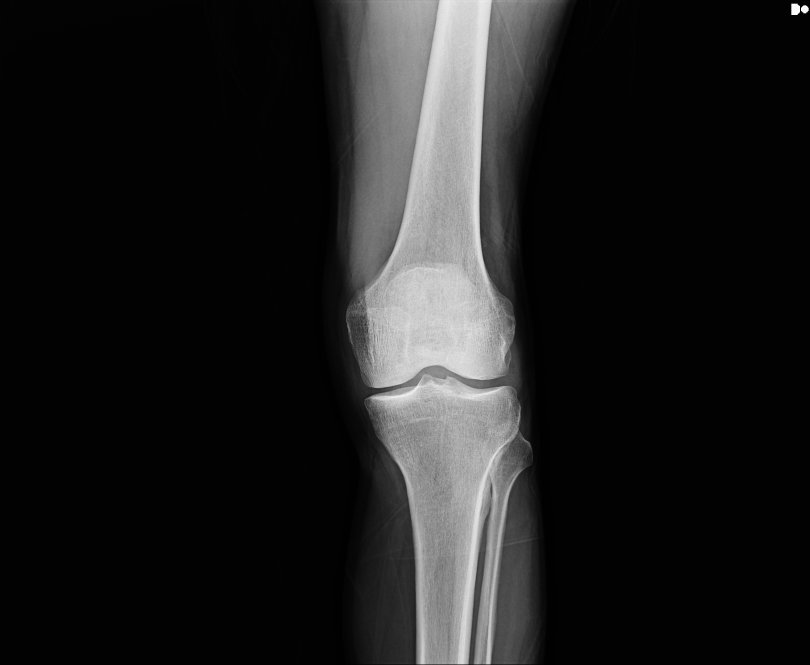
#> input picture OS Collected Data/normal/299n.jpg, 2430 x 1994 px (shown at 1/3 size)
$ python -i feature_extraction.py   (imports and definitions only)   (older library calls are emulated)
#> lines starting #> are read from the running program, lines starting #| are printed output that depends on the picture; after the words box and inside, x2 and y2 are one past the last pixel; in counts of white or black regions, pixels touching at a corner belong together
import cv2
import numpy as np
from skimage.feature import hog, graycomatrix, graycoprops
from skimage import data, exposure
from sklearn.decomposition import PCA
from sklearn.preprocessing import StandardScaler
import os
from tqdm import tqdm
import matplotlib.pyplot as plt

# Handle optional dependencies
try:
    from tensorflow.keras.applications import VGG16
    from tensorflow.keras.preprocessing import image
    from tensorflow.keras.applications.vgg16 import preprocess_input
    TENSORFLOW_AVAILABLE = True
except ImportError:
    TENSORFLOW_AVAILABLE = False
    print("Warning: TensorFlow not available. VGG16 features will not be available.")

# ============================================================================
# STANDALONE FUNCTIONS FOR EASY IMPORT
# ============================================================================


# جديد لغرض القص
def preprocess_knee(img_path, image_size=(224, 224)):
    """
    Preprocess knee X-ray image: Auto-crop to knee region -> Enhance -> Resize.
    """
#> called with img_path = 'OS Collected Data/normal/299n.jpg', image_size = (224, 224)
    # 1. قراءة الصورة كملونة (ضروري لتحويل الألوان لاحقاً)
    img = cv2.imread(img_path, cv2.IMREAD_COLOR)
#> img is the input picture: shape (1994, 2430, 3); min 0, max 255, mean 29.8
    if img is None:
        raise ValueError(f"Could not read image: {img_path}")

    # ==========================================
    # 2. منطق القص التلقائي (Auto-Cropping Logic)
    # ==========================================

    # تحويل للرمادي للكشف
    gray = cv2.cvtColor(img, cv2.COLOR_BGR2GRAY)
    # تنعيم خفيف لتقليل الضجيج
    blurred = cv2.GaussianBlur(gray, (5, 5), 0)

    # استخدام Thresholding (Otsu) لفصل العظام (البيضاء) عن الخلفية (السوداء)
    _, thresh = cv2.threshold(blurred, 0, 255, cv2.THRESH_BINARY + cv2.THRESH_OTSU)
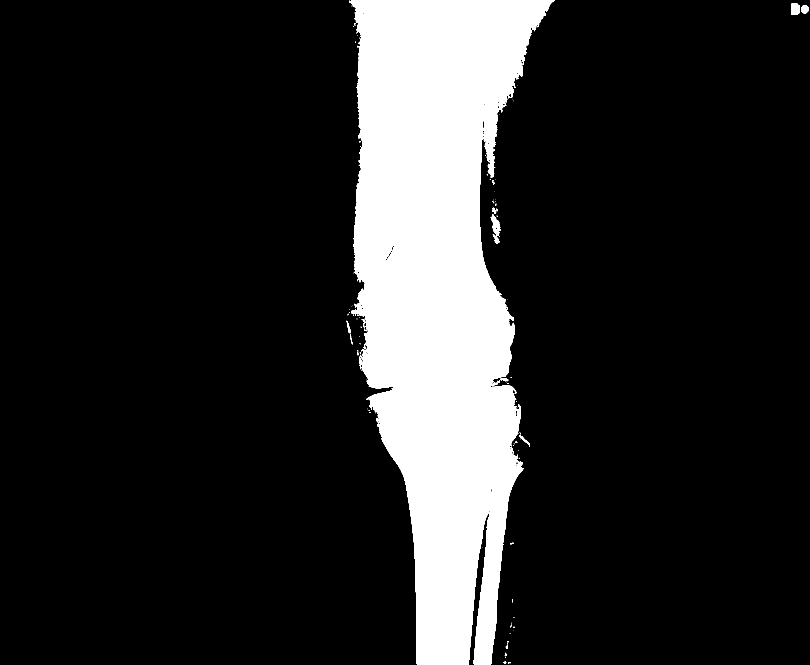
#> thresh: shape (1994, 2430) (shown at 1/3 size); 15.5% white; 106 white regions (87 under 20 px), largest, box (x1, y1, x2, y2) and area: (1047, 0, 1664, 1994) 749007, (1472, 643, 1502, 732) 1196, (2374, 11, 2400, 45) 823

    # ربط المناطق المتقاربة (Morphological Closing)
    kernel = cv2.getStructuringElement(cv2.MORPH_RECT, (5, 5))
    closed = cv2.morphologyEx(thresh, cv2.MORPH_CLOSE, kernel, iterations=3)
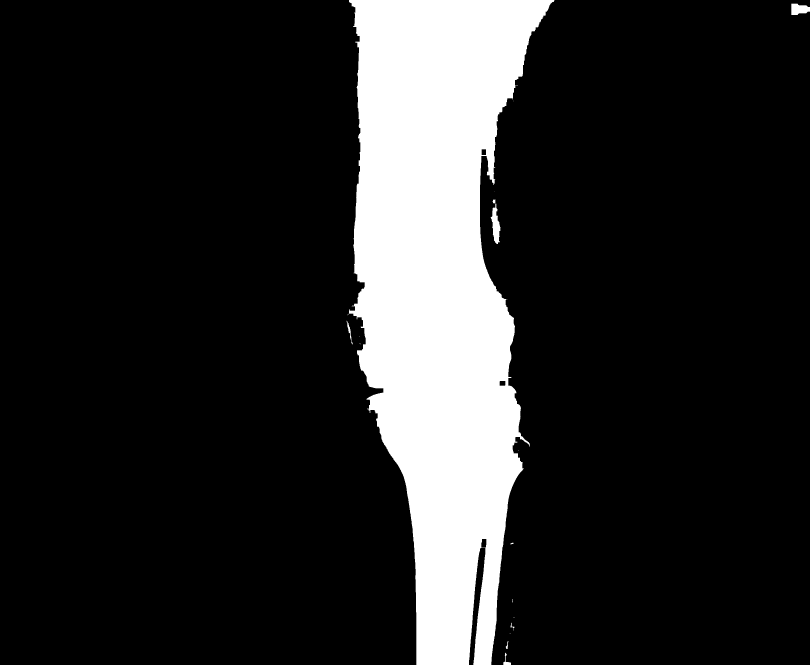
#> closed: shape (1994, 2430) (shown at 1/3 size); 15.7% white; 18 white regions (9 under 20 px)

    # إيجاد الكفافات (Contours)
    contours, _ = cv2.findContours(closed, cv2.RETR_EXTERNAL, cv2.CHAIN_APPROX_SIMPLE)
#> contours = 18 contours, 9 with area under 20; largest, box (x1, y1, x2, y2) and area: (1047, 0, 1664, 1994) 756553, (1472, 611, 1502, 732) 1748, (2374, 11, 2430, 45) 1382, (1510, 1958, 1533, 1994) 196, (1040, 962, 1059, 1033) 186

    # تصفية الكفافات الصغيرة (إزالة النصوص والضجيج)
    min_area = 0.05 * img.shape[0] * img.shape[1]
#> min_area = 242271
    large_contours = [c for c in contours if cv2.contourArea(c) > min_area]
#> large_contours = 1 contour; box (x1, y1, x2, y2) and area: (1047, 0, 1664, 1994) 756553

    # إذا تم اكتشاف عظام، نقوم بالقص
    if large_contours:
        # نختار أكبر كفاف (الركبة الأبرز في الصورة)
        largest_contour = max(large_contours, key=cv2.contourArea)
#> largest_contour = contour of 1464 points, box (x1, y1, x2, y2) (1047, 0, 1664, 1994), area 756553
        x, y, w, h = cv2.boundingRect(largest_contour)
#> x = 1047; y = 0; w = 617; h = 1994

        # إضافة هامش (Padding) حول العظم لضمان عدم قص الحواف الهامة
        padding = 30
        x = max(0, x - padding)
#> x = 1017
        y = max(0, y - padding)
        w = min(img.shape[1] - x, w + 2 * padding)
#> w = 677
        h = min(img.shape[0] - y, h + 2 * padding)

        # تنفيذ عملية القص
        img = img[y:y+h, x:x+w]
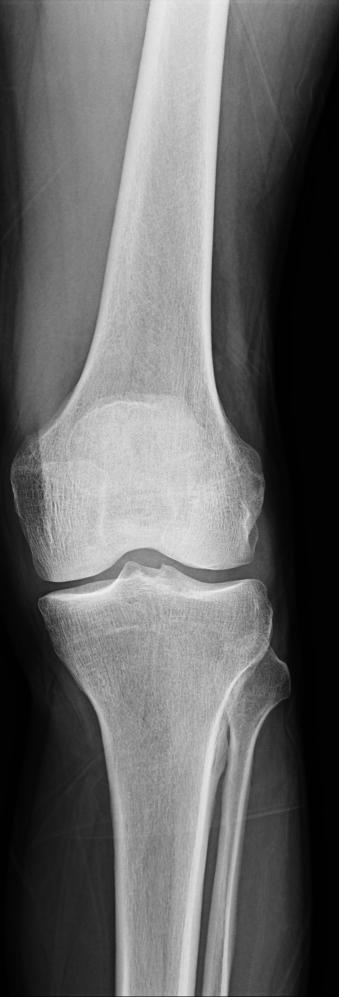
#> img: shape (1994, 677, 3) (shown at 1/2 size); min 0, max 240, mean 101.2

    # ==========================================
    # 3. استكمال خطوات المعالجة القياسية
    # ==========================================

    # تحويل لون الصورة من BGR إلى RGB
    img = cv2.cvtColor(img, cv2.COLOR_BGR2RGB)

    # تغيير حجم الصورة للقياس المطلوب
    img = cv2.resize(img, image_size)
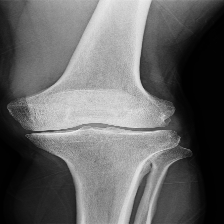
#> img: shape (224, 224, 3); min 0, max 239, mean 101.1

    # تطبيق CLAHE لتحسين التباين (Contrast)
    lab = cv2.cvtColor(img, cv2.COLOR_RGB2LAB)
#> lab: shape (224, 224, 3); mean of channels 0, 1, 2 105.6, 128, 128
    clahe = cv2.createCLAHE(clipLimit=2.0, tileGridSize=(8,8))
    lab[:,:,0] = clahe.apply(lab[:,:,0])
#> lab: shape (224, 224, 3); mean of channels 0, 1, 2 109.9, 128, 128
    img = cv2.cvtColor(lab, cv2.COLOR_LAB2RGB)
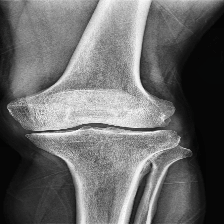
#> img: shape (224, 224, 3); mean R, G, B 105.2, 105.2, 105.2

    # تطبيق ضبابية غاوسية (Gaussian Blur) للتقليل من الحدة الزائدة
    img = cv2.GaussianBlur(img, (5, 5), 0)
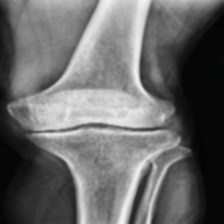
#> img: shape (224, 224, 3); mean R, G, B 105.2, 105.2, 105.2

    # تطبيق Sharpening (تحديد الحواف)
    kernel = np.array([[-1,-1,-1], [-1,9,-1], [-1,-1,-1]])
    img = cv2.filter2D(img, -1, kernel)
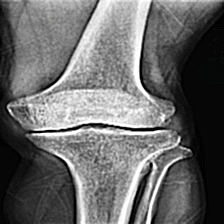
#> img: shape (224, 224, 3); mean R, G, B 105, 105, 105

    return img


# [176 lines left out: functions extract_hog_features, extract_glcm_features, extract_orb_features, extract_vgg_features, extract_all_features, extract_resnet50_features, not called in this run]

>>> result = preprocess_knee('OS Collected Data/normal/299n.jpg')

$ run again, on OS Collected Data/normal/39.jpg
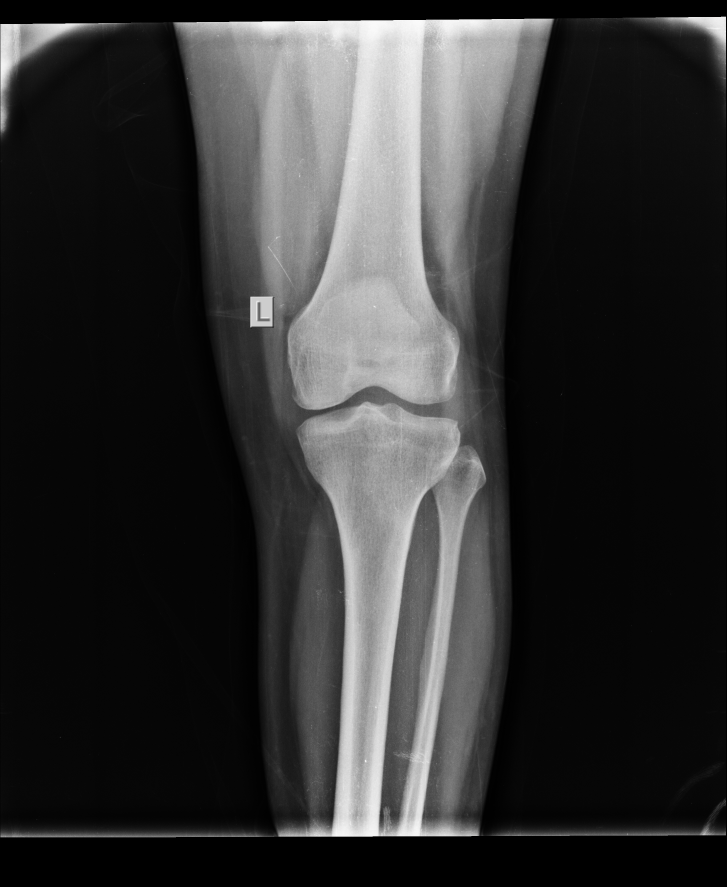
#> input picture OS Collected Data/normal/39.jpg, 2180 x 2660 px (shown at 1/3 size)
#> in preprocess_knee, img is the input picture: shape (2660, 2180, 3); mean B, G, R 50.6, 50.6, 50.6
#> in preprocess_knee, `_, thresh = cv2.threshold(blurred, 0, 255, cv2.THRESH_BINARY + cv2.THR..`:
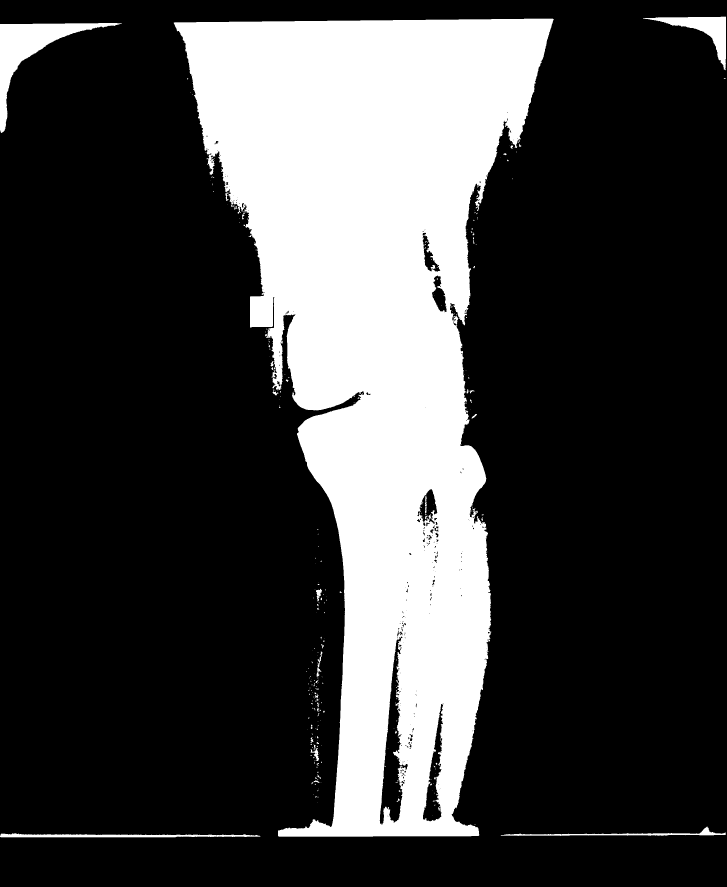
#> thresh: shape (2660, 2180) (shown at 1/3 size); 25.2% white; 292 white regions (237 under 20 px), largest, box (x1, y1, x2, y2) and area: (521, 56, 1661, 2510) 1414087, (0, 69, 365, 399) 25694, (1929, 50, 2178, 211) 10189
#> closed: shape (2660, 2180); 25.7% white; 45 white regions (30 under 20 px)
#> contours = 44 contours, 32 with area under 20; largest, box (x1, y1, x2, y2) and area: (521, 56, 1661, 2510) 1462922, (0, 69, 365, 399) 25182, (1929, 50, 2180, 211) 10212, (0, 2500, 781, 2512) 5198, (1502, 2480, 2180, 2508) 3126
#> large_contours = 1 contour; box (x1, y1, x2, y2) and area: (521, 56, 1661, 2510) 1462922
#> largest_contour = contour of 1905 points, box (x1, y1, x2, y2) (521, 56, 1661, 2510), area 1462922
#> in preprocess_knee, `x, y, w, h = cv2.boundingRect(largest_contour)`: x = 521; y = 56; w = 1140; h = 2454
#> in preprocess_knee, `x = max(0, x - padding)`: x = 491
#> in preprocess_knee, `y = max(0, y - padding)`: y = 26
#> in preprocess_knee, `w = min(img.shape[1] - x, w + 2 * padding)`: w = 1200
#> in preprocess_knee, `h = min(img.shape[0] - y, h + 2 * padding)`: h = 2514
#> in preprocess_knee, `img = cv2.filter2D(img, -1, kernel)`:
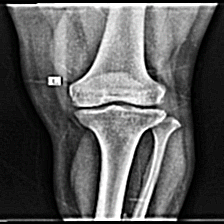
#> img: shape (224, 224, 3); mean R, G, B 91.4, 91.5, 91.4

$ run again, on OS Collected Data/normal/52.jpg
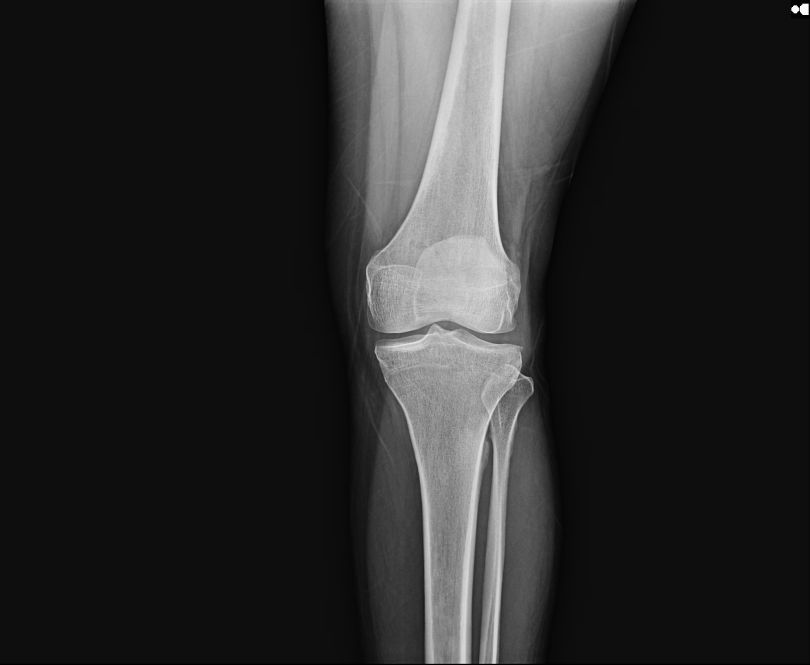
#> input picture OS Collected Data/normal/52.jpg, 2430 x 1994 px (shown at 1/3 size)
#> in preprocess_knee, img is the input picture: shape (1994, 2430, 3); min 0, max 255, mean 42.5
#> in preprocess_knee, `_, thresh = cv2.threshold(blurred, 0, 255, cv2.THRESH_BINARY + cv2.THR..`:
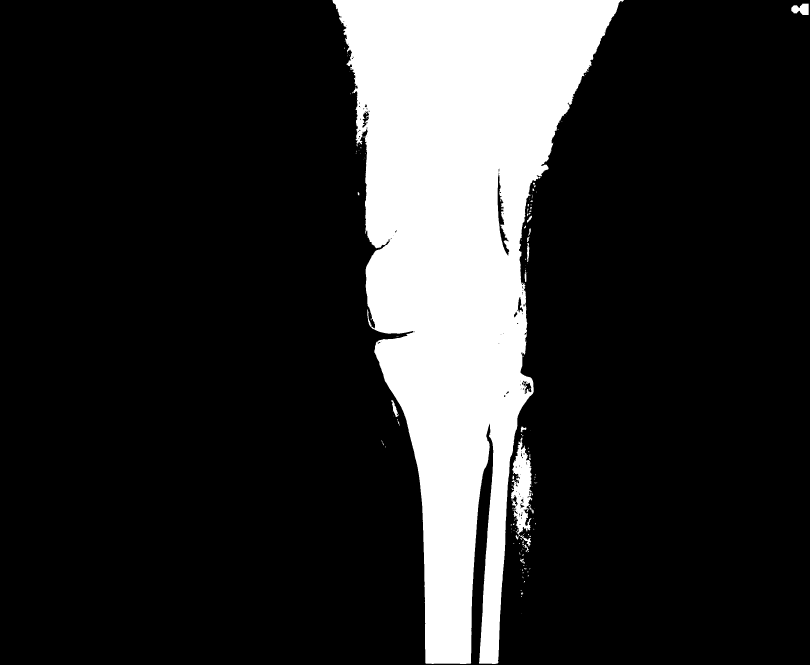
#> thresh: shape (1994, 2430) (shown at 1/3 size); 17.7% white; 160 white regions (127 under 20 px), largest, box (x1, y1, x2, y2) and area: (997, 0, 1872, 1992) 844948, (1533, 1313, 1597, 1603) 10128, (2374, 11, 2426, 45) 1282
#> closed: shape (1994, 2430); 18.2% white; 16 white regions (12 under 20 px)
#> contours = 16 contours, 12 with area under 20; largest, box (x1, y1, x2, y2) and area: (997, 0, 1872, 1994) 875061, (2374, 11, 2430, 45) 1448, (1561, 1770, 1570, 1791) 48, (1073, 576, 1078, 586) 28
#> large_contours = 1 contour; box (x1, y1, x2, y2) and area: (997, 0, 1872, 1994) 875061
#> largest_contour = contour of 1654 points, box (x1, y1, x2, y2) (997, 0, 1872, 1994), area 875061
#> in preprocess_knee, `x, y, w, h = cv2.boundingRect(largest_contour)`: x = 997; y = 0; w = 875; h = 1994
#> in preprocess_knee, `x = max(0, x - padding)`: x = 967
#> in preprocess_knee, `w = min(img.shape[1] - x, w + 2 * padding)`: w = 935
#> in preprocess_knee, `img = cv2.filter2D(img, -1, kernel)`:
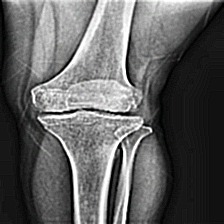
#> img: shape (224, 224, 3); mean R, G, B 95.6, 95.6, 95.6
